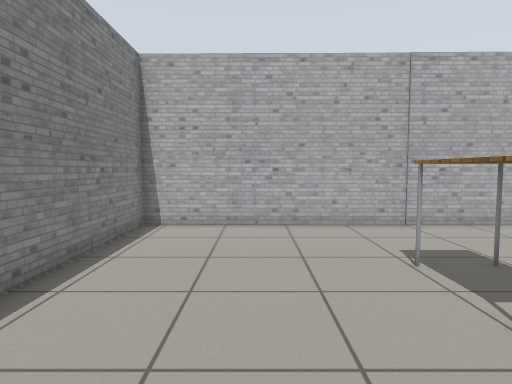
view 1 (above)

12 first-person views from a walk through a Gazebo world. The camera is 0.94 m above the floor, tilts 4° down and sees 75° across. The floor is counted in squares, 0.5 m on a side. Each view is taken from the middle of a square. On the plan, view 1 faces up. The plan holds only what a view shows up to about 17 squares ahead; the rest is blank. The place goes on beyond the plan. Simple patterns stand in for the simulator's built-in surfaces.

view 2
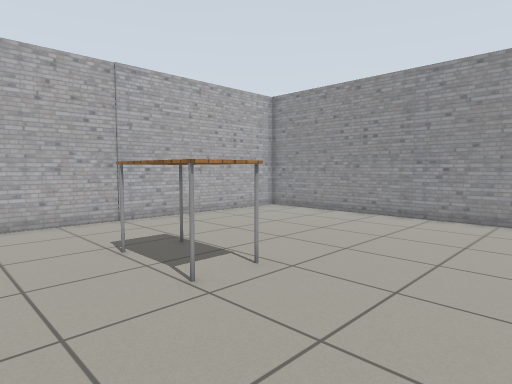

view 3
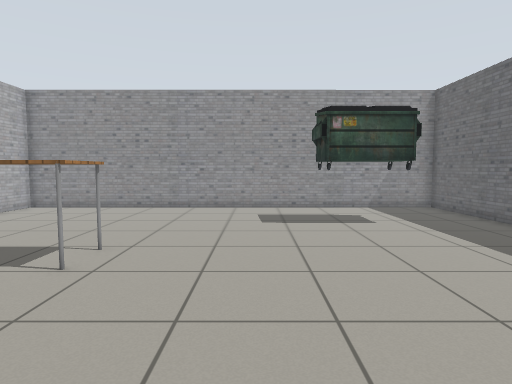

view 4
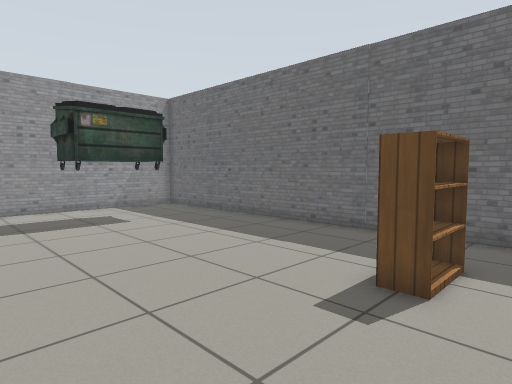

view 5
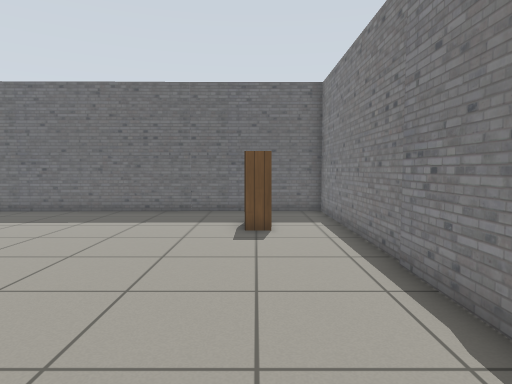

view 6
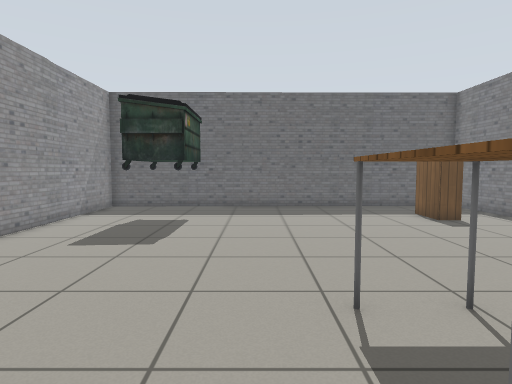

view 7
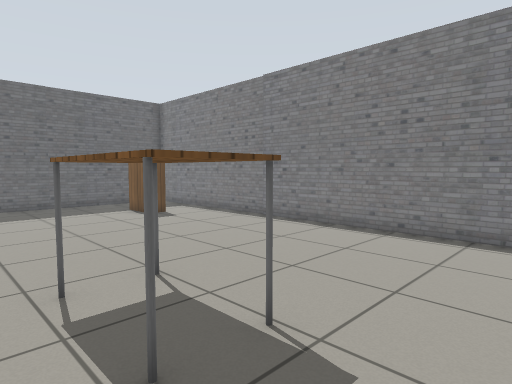

view 8
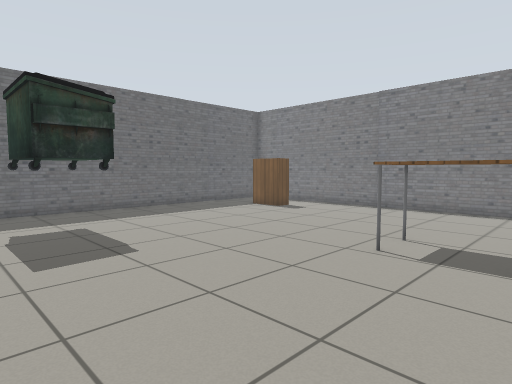

view 9
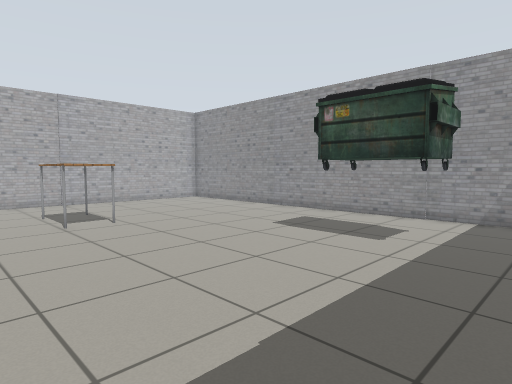

view 10
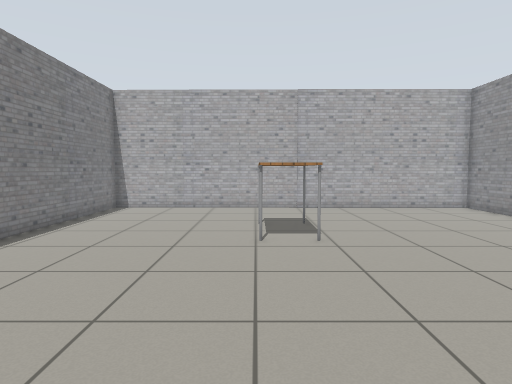

view 11
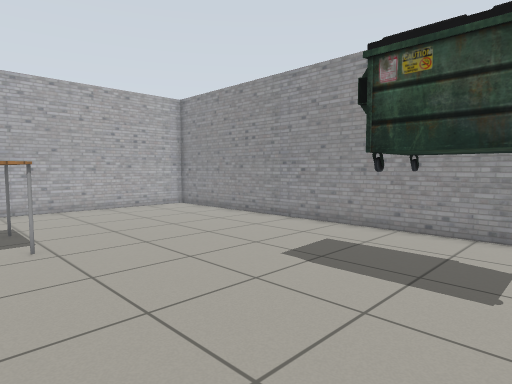

view 12
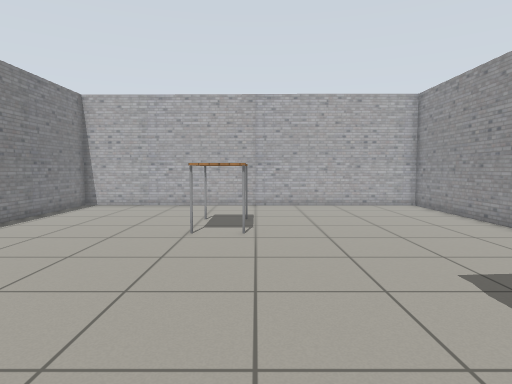

### Floor plan
Key: @ floor where view 1 was taken; # wall or solid block; . floor; T table; U dumpster; B bookshelf.
Columns run from 4 left of view 1 to 13 right of it. Each row starts with its distance up from view 1.
 11 ##################
 10 #................#
  9 #................#
  8 #................#
  7 #................#
  6 #......TTT.......#
  5 #......TTT.......#
  4 #......TTT.......#
  3 #.......T........#
  2 #................#
  1 #................#
  0 #...@............#
 -1 #................#
 -2 #...........UUU..#
 -3 #...........UUU..#
 -4 #..B........UUU..#
 -5 #..B........UUU..#
 -6 #..B.........U...#
 -7 #................#
 -8 #................#
 -9 ##################

Where each view was taken, in squares from view 1:
view 1: 0 up, 0 right, facing up
view 2: 1 down, 0 right, facing up-right
view 3: 0 up, 3 left, facing right
view 4: 1 up, 3 left, facing down-right
view 5: 6 up, 1 left, facing down
view 6: 8 up, 6 right, facing down
view 7: 9 up, 6 right, facing down-left
view 8: 7 up, 12 right, facing down-left
view 9: 8 down, 0 right, facing up-right
view 10: 5 down, 3 right, facing up
view 11: 5 down, 3 right, facing up-right
view 12: 6 down, 5 right, facing up
